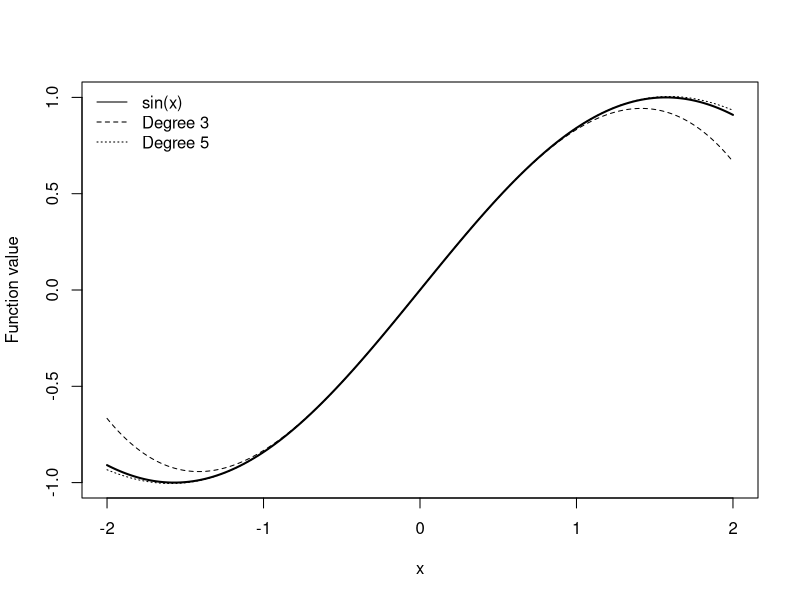

This figure's R source:
x <- seq(-2, 2, length.out=401)
t3 <- x - x^3/factorial(3)
t5 <- t3 + x^5/factorial(5)
plot(x, sin(x), type="l", lwd=2,
     xlab="x", ylab="Function value")
lines(x, t3, lty=2)
lines(x, t5, lty=3)
legend("topleft", c("sin(x)", "Degree 3", "Degree 5"),
       lty=1:3, bty="n")
cat("Degree-5 error at 0.5:",
    abs(sin(0.5) - (0.5-0.5^3/6+0.5^5/120)), "\n")
